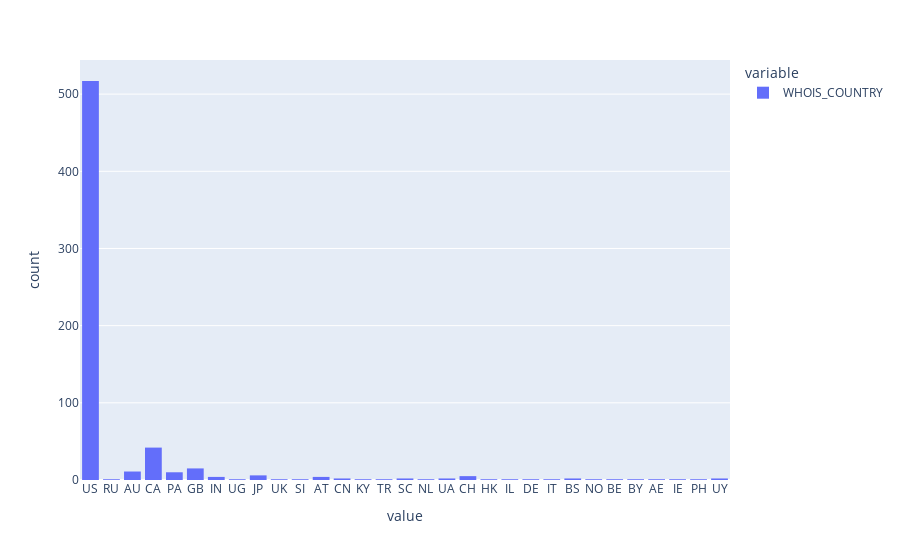

The notebook cell this image was saved under:
### Markdown cell above
Since we have fixed the country values, can we convert this column to ordinal now?

Not yet. If you reflect on the previous labs how we handle categorical columns, you probably remember we ended up dropping a lot of those columns because there are too many unique values. Too many unique values in a column is not desirable in machine learning because it makes prediction inaccurate. But there are workarounds under certain conditions. One of the fixable conditions is:

#### If a limited number of values account for the majority of data, we can retain these top values and re-label all other rare values.

The `WHOIS_COUNTRY` column happens to be this case. You can verify it by print a bar chart of the `value_counts` in the next cell to verify:

### Code cell
# Your code here
websites.WHOIS_COUNTRY.hist()

### Figure 1 — Plotly figure (JSON) as saved in the notebook; plotly's stock layout.template omitted (floating-point values rounded to 4 significant figures; data arrays with more than 128 entries replaced by an {"elided": "..."} marker saying what was removed)
{"data": [{"alignmentgroup": "True", "bingroup": "x", "hovertemplate": "variable=WHOIS_COUNTRY<br>value=%{x}<br>count=%{y}<extra></extra>", "legendgroup": "WHOIS_COUNTRY", "marker": {"color": "#636efa", "pattern": {"shape": ""}}, "name": "WHOIS_COUNTRY", "offsetgroup": "WHOIS_COUNTRY", "orientation": "v", "showlegend": true, "type": "histogram", "x": {"elided": "641 str values"}, "xaxis": "x", "yaxis": "y"}], "layout": {"barmode": "relative", "legend": {"title": {"text": "variable"}, "tracegroupgap": 0}, "margin": {"t": 60}, "xaxis": {"anchor": "y", "domain": [0, 1], "title": {"text": "value"}}, "yaxis": {"anchor": "x", "domain": [0, 1], "title": {"text": "count"}}}}
